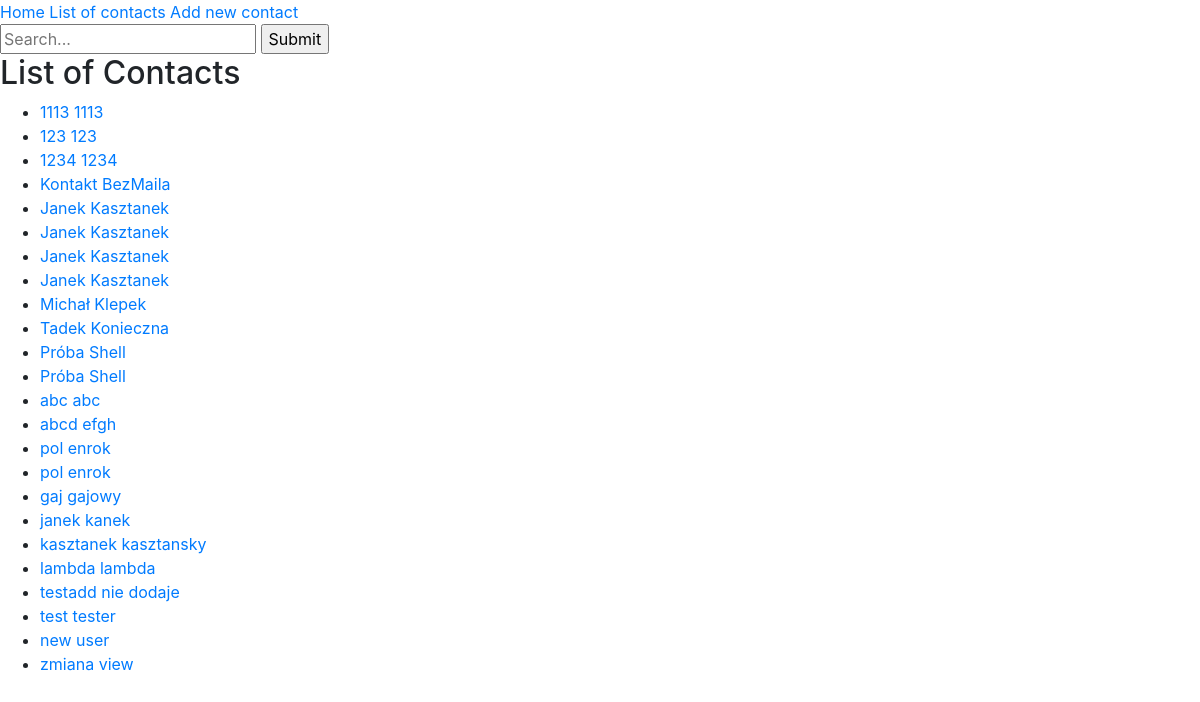
Before: /contacts/ with the older database file.
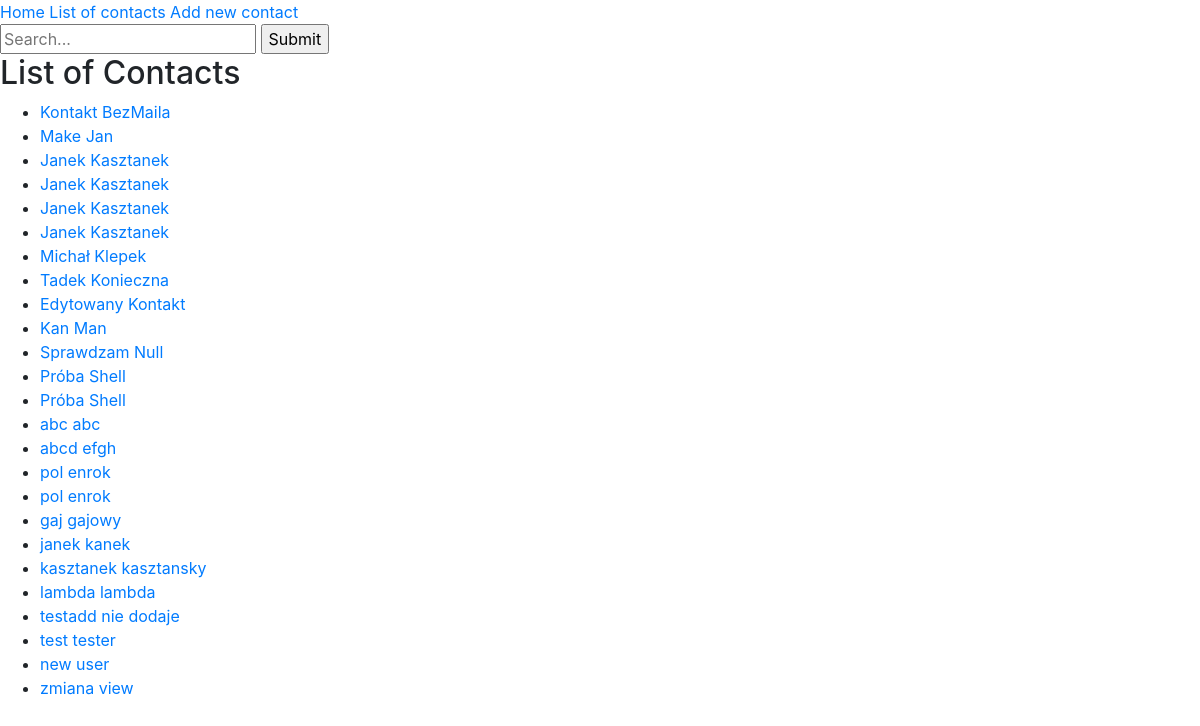
After: the same page with the newer database file.
### PhonebookApp/models.py (models this page shows, shortened)
class Person(models.Model):
    name = models.CharField(max_length=50)
    surname = models.CharField(max_length=50)

### PhonebookApp/views.py (the view)
# urls.py: path('contacts/', views.contact_list, name='contact-list'),
def contact_list(request):
    contacts = Person.objects.order_by('surname')
    return render(request, 'contact_list.html', {'contacts': contacts})

### templates/contact_list.html (shortened to what this page needs)
{% extends 'base.html' %}
{% block content %}
{% if contacts %}
    <h2>List of Contacts</h2>
    <ul>
    {% for person in contacts %}
        <li><a href="/phonebookapp/{{ person.id }}/">{{ person.name }} {{ person.surname }}</a></li>
    {% endfor %}
    </ul>
    {% else %}
    <p>There is no contacts in phonebook</p>
{% endif %}
{% endblock %}

Changed rows visible on the page:
removed Person: name "1113", surname "1113"
removed Person: name "123", surname "123"
removed Person: name "1234", surname "1234"
added Person: name "Make", surname "Jan"
added Person: name "Edytowany", surname "Kontakt"
added Person: name "Kan", surname "Man"
added Person: name "Sprawdzam", surname "Null"
